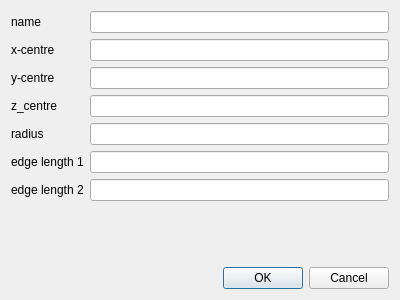
<?xml version="1.0" encoding="UTF-8"?>
<ui version="4.0">
 <class>GuiEdgeLengthSourceSphere</class>
 <widget class="QDialog" name="GuiEdgeLengthSourceSphere">
  <property name="geometry">
   <rect>
    <x>0</x>
    <y>0</y>
    <width>400</width>
    <height>300</height>
   </rect>
  </property>
  <property name="windowTitle">
   <string>Dialog</string>
  </property>
  <layout class="QVBoxLayout" name="verticalLayout">
   <item>
    <layout class="QFormLayout" name="formLayout">
     <item row="0" column="0">
      <widget class="QLabel" name="label">
       <property name="text">
        <string>name</string>
       </property>
      </widget>
     </item>
     <item row="1" column="0">
      <widget class="QLabel" name="label_2">
       <property name="text">
        <string>x-centre</string>
       </property>
      </widget>
     </item>
     <item row="2" column="0">
      <widget class="QLabel" name="label_3">
       <property name="text">
        <string>y-centre</string>
       </property>
      </widget>
     </item>
     <item row="3" column="0">
      <widget class="QLabel" name="label_4">
       <property name="text">
        <string>z_centre</string>
       </property>
      </widget>
     </item>
     <item row="4" column="0">
      <widget class="QLabel" name="label_5">
       <property name="text">
        <string>radius</string>
       </property>
      </widget>
     </item>
     <item row="5" column="0">
      <widget class="QLabel" name="label_6">
       <property name="text">
        <string>edge length 1</string>
       </property>
      </widget>
     </item>
     <item row="6" column="0">
      <widget class="QLabel" name="label_7">
       <property name="text">
        <string>edge length 2</string>
       </property>
      </widget>
     </item>
     <item row="0" column="1">
      <widget class="QLineEdit" name="lineEditName"/>
     </item>
     <item row="1" column="1">
      <widget class="QLineEdit" name="lineEditX"/>
     </item>
     <item row="2" column="1">
      <widget class="QLineEdit" name="lineEditY"/>
     </item>
     <item row="3" column="1">
      <widget class="QLineEdit" name="lineEditZ"/>
     </item>
     <item row="4" column="1">
      <widget class="QLineEdit" name="lineEditR"/>
     </item>
     <item row="5" column="1">
      <widget class="QLineEdit" name="lineEditEL1"/>
     </item>
     <item row="6" column="1">
      <widget class="QLineEdit" name="lineEditEL2"/>
     </item>
    </layout>
   </item>
   <item>
    <widget class="QDialogButtonBox" name="buttonBox">
     <property name="orientation">
      <enum>Qt::Horizontal</enum>
     </property>
     <property name="standardButtons">
      <set>QDialogButtonBox::Cancel|QDialogButtonBox::Ok</set>
     </property>
    </widget>
   </item>
  </layout>
 </widget>
 <resources/>
 <connections>
  <connection>
   <sender>buttonBox</sender>
   <signal>accepted()</signal>
   <receiver>GuiEdgeLengthSourceSphere</receiver>
   <slot>accept()</slot>
   <hints>
    <hint type="sourcelabel">
     <x>248</x>
     <y>254</y>
    </hint>
    <hint type="destinationlabel">
     <x>157</x>
     <y>274</y>
    </hint>
   </hints>
  </connection>
  <connection>
   <sender>buttonBox</sender>
   <signal>rejected()</signal>
   <receiver>GuiEdgeLengthSourceSphere</receiver>
   <slot>reject()</slot>
   <hints>
    <hint type="sourcelabel">
     <x>316</x>
     <y>260</y>
    </hint>
    <hint type="destinationlabel">
     <x>286</x>
     <y>274</y>
    </hint>
   </hints>
  </connection>
 </connections>
</ui>
